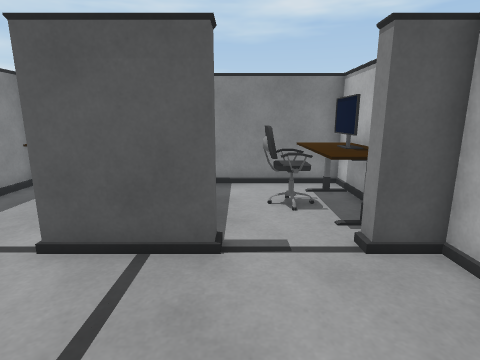
[1] (above)

16 first-person views from a walk through a 3-D level made in the Unity game engine. The camera is 1.2 m above the floor, tilts 12° down and sees 80° across. The floor is counted in squares, 0.5 m on a side. Each view is taken from the middle of a square. On the plan, view 1 faces up. The plan holds only what a view shows up to about 18 squares ahead; the rest is blank. The player character is not drawn. Some animated figures are not drawn.

[2]
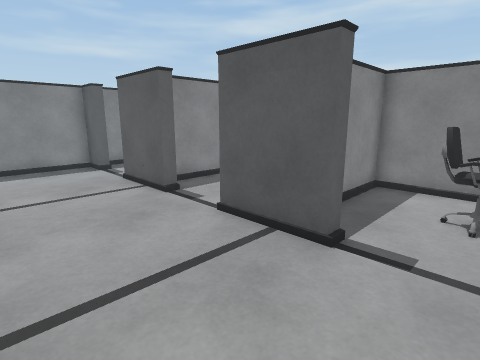

[3]
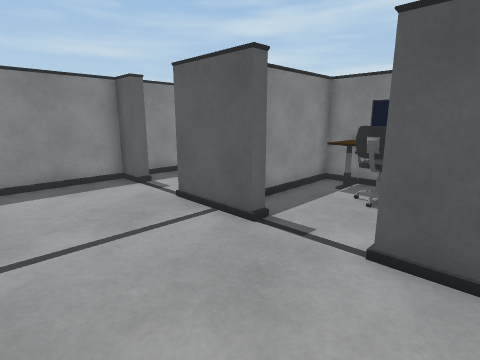

[4]
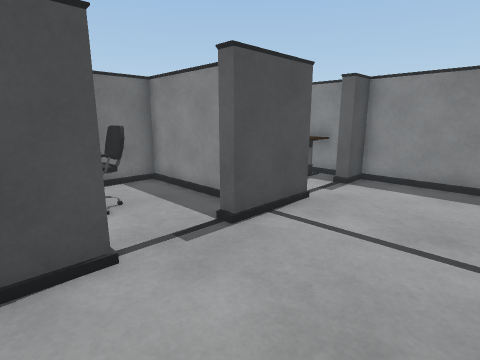

[5]
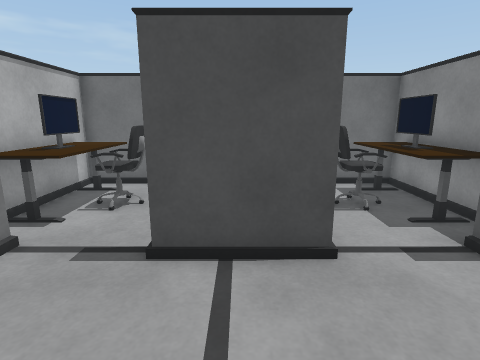

[6]
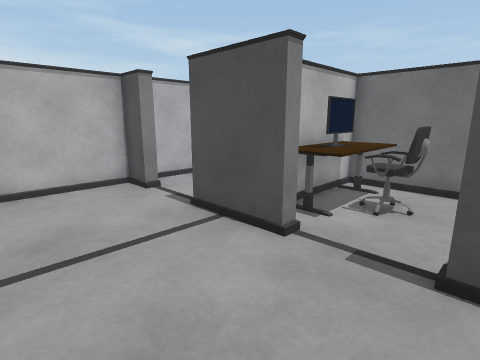

[7]
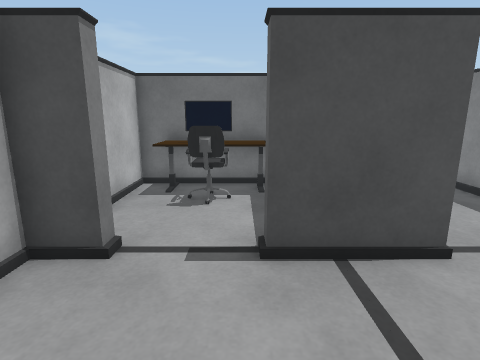

[8]
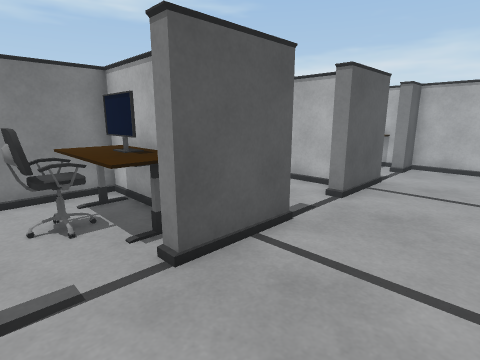

[9]
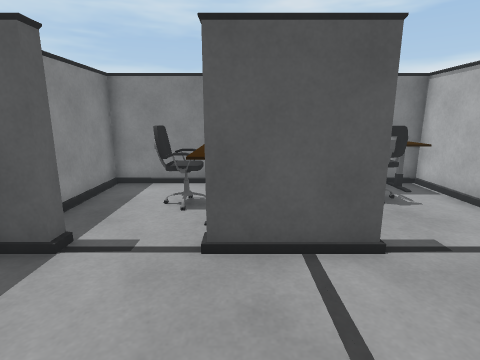

[10]
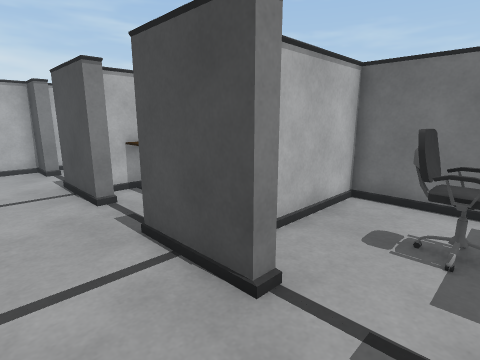

[11]
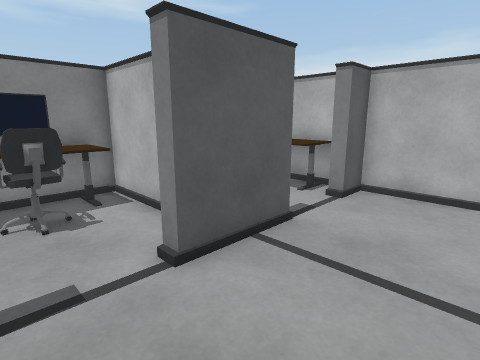

[12]
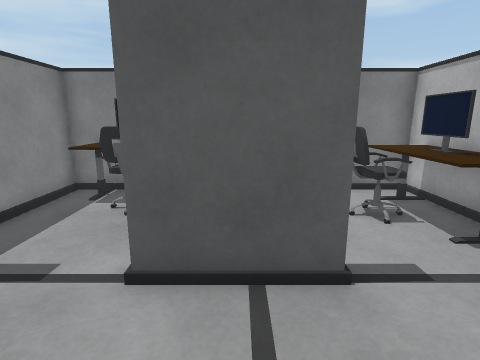

[13]
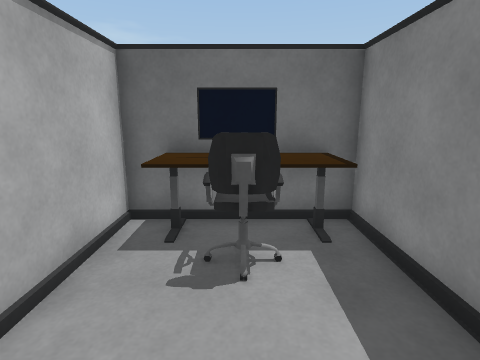

[14]
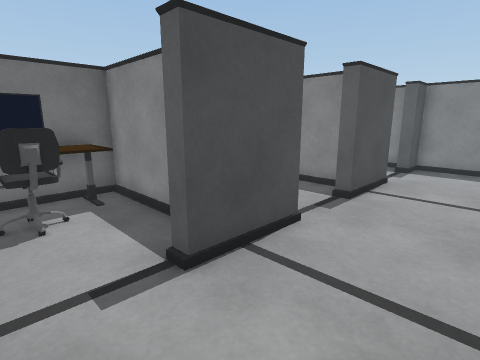

[15]
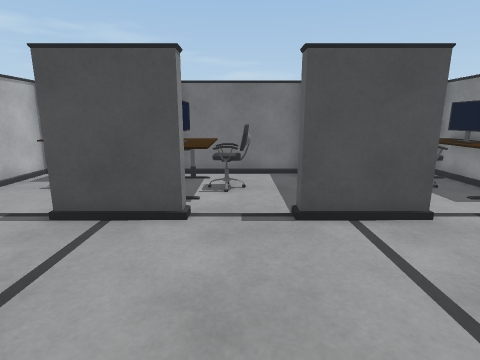

[16]
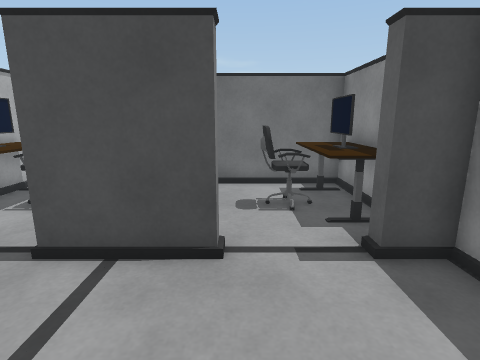

### Floor plan
Points are (right, up) in squares from view 1. A wall is a line through its corners. A room is listed if a view was taken in it or the views show most of it. See-through windows are left out.
Room 1 (views 1, 2, 3, 4, 5, 6, 7, 8, 9, 10, 11, 12, 13, 14, 15, 16)
walls: (-7.8, -1.8) (-7.8, -6.7) (-2.3, -6.7) (-2.3, -1.6); (-2.3, 6) (-2.3, 10.7) (-7.8, 10.7) (-7.8, 6.1); (-1.8, -2.9) (-1.8, -6.7) (3.7, -6.7) (3.7, 10.7) (-1.8, 10.7) (-1.8, 8.1); (-8.3, 7.8) (-8.3, 10.7) (-13.8, 10.7) (-13.8, -6.7) (-8.3, -6.7) (-8.3, -2.9)
objects: other object (-13, -6) to (-12, -6); monitor (-13, -5) to (-13, -4); other object (-13, -3) to (-12, -2); other object (-13, -1) to (-12, -1); other object (-13, 5) to (-12, 5); chair (-12, -5) to (-11, -3); chair (-11, 7) to (-10, 9); other object (-10, -1) to (-9, -1); other object (-10, 5) to (-9, 5); other object (-10, 6) to (-9, 6); other object (-10, 9) to (-9, 10); monitor (-9, 7) to (-9, 8); other object (-7, -1) to (-6, -1); other object (-7, 5) to (-6, 5); other object (-7, 9) to (-6, 10); chair (-5, -5) to (-4, -3); chair (-5, 8) to (-4, 9); monitor (-5, 10) to (-4, 10); other object (-4, -6) to (-3, -6); other object (-4, -3) to (-3, -2); other object (-4, -1) to (-3, -1); other object (-4, 5) to (-3, 5); monitor (-3, -5) to (-3, -4); other object (-3, 9) to (-3, 10); other object (-1, -6) to (0, -5); other object (-1, -1) to (0, -1); other object (-1, 5) to (0, 5); chair (0, -5) to (2, -4); monitor (1, -6) to (2, -6); chair (1, 7) to (2, 9); other object (2, -1) to (3, -1); other object (2, 5) to (3, 5); other object (2, 6) to (3, 6); other object (2, 9) to (3, 10); other object (3, -6) to (3, -5); monitor (3, 7) to (3, 8)

Where each view was taken, in squares from view 1:
view 1: 0 up, 0 right, facing up
view 2: 0 up, 2 right, facing up-left
view 3: 0 up, 2 left, facing up-left
view 4: 4 up, 2 left, facing down-left
view 5: 4 up, 8 left, facing down
view 6: 4 up, 7 left, facing down-right
view 7: 4 up, 0 right, facing down
view 8: 1 up, 12 left, facing up-right
view 9: 0 up, 9 left, facing up
view 10: 2 up, 12 left, facing down-right
view 11: 1 up, 6 left, facing up-right
view 12: 1 up, 2 left, facing up
view 13: 0 up, 1 right, facing down
view 14: 3 up, 2 right, facing down-left
view 15: 6 up, 5 left, facing down
view 16: 4 up, 10 left, facing down
